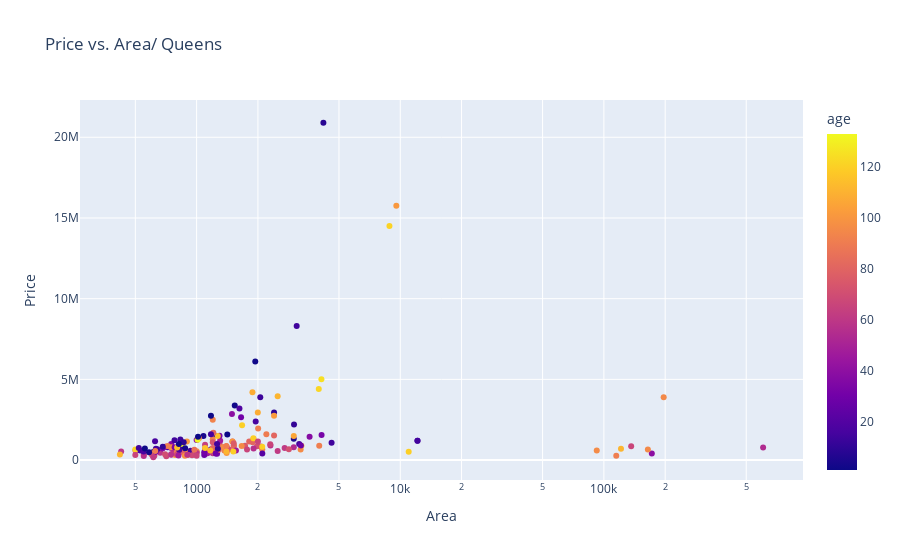
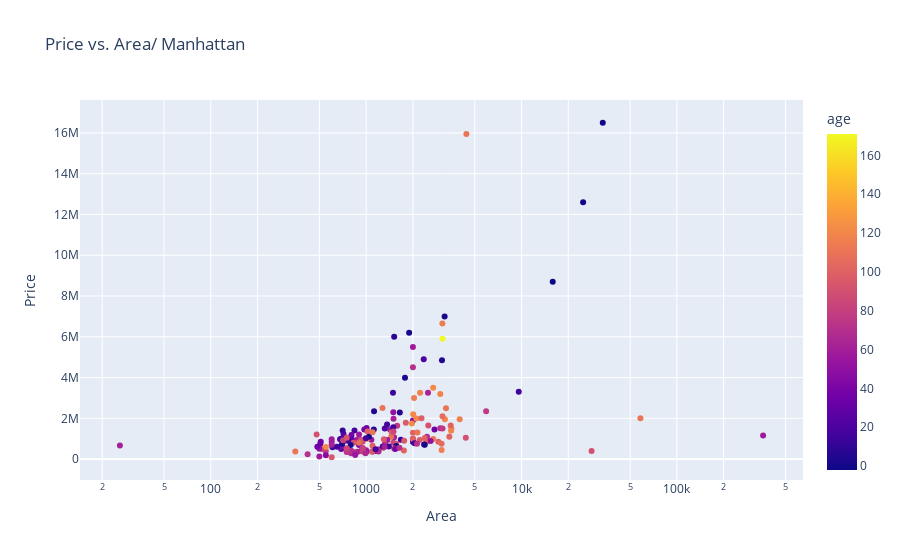

The cell these charts' notebook holds for them, in order:
### Markdown cell above
"Queens" and "Manhattan" are selected for more investigation. They have the highest COV for price and price per area respectively.

### Code cell
fig=px.scatter(df.loc[df['borough']=='Queens'],x='area',y='price',color='age',log_x=True,title='Price vs. Area/ Queens',
              labels={'area':'Area','price':'Price'})
fig.show()
fig=px.scatter(df.loc[df['borough']=='Manhattan'],x='area',y='price',color='age',log_x=True,title='Price vs. Area/ Manhattan',
              labels={'area':'Area','price':'Price'})
fig.show()

### Figure 1 — Plotly figure (JSON) as saved in the notebook; plotly's stock layout.template omitted (floating-point values rounded to 4 significant figures; data arrays with more than 128 entries replaced by an {"elided": "..."} marker saying what was removed)
{"data": [{"hovertemplate": "Area=%{x}<br>Price=%{y}<br>age=%{marker.color}<extra></extra>", "legendgroup": "", "marker": {"color": {"elided": "188 int values"}, "coloraxis": "coloraxis", "symbol": "circle"}, "mode": "markers", "name": "", "orientation": "v", "showlegend": false, "type": "scatter", "x": {"elided": "188 int values"}, "xaxis": "x", "y": {"elided": "188 int values"}, "yaxis": "y"}], "layout": {"coloraxis": {"colorbar": {"title": {"text": "age"}}, "colorscale": [[0, "#0d0887"], [0.1111, "#46039f"], [0.2222, "#7201a8"], [0.3333, "#9c179e"], [0.4444, "#bd3786"], [0.5556, "#d8576b"], [0.6667, "#ed7953"], [0.7778, "#fb9f3a"], [0.8889, "#fdca26"], [1, "#f0f921"]]}, "legend": {"tracegroupgap": 0}, "title": {"text": "Price vs. Area/ Queens"}, "xaxis": {"anchor": "y", "domain": [0, 1], "title": {"text": "Area"}, "type": "log"}, "yaxis": {"anchor": "x", "domain": [0, 1], "title": {"text": "Price"}}}}

### Figure 2 — Plotly figure (JSON) as saved in the notebook; plotly's stock layout.template omitted (floating-point values rounded to 4 significant figures; data arrays with more than 128 entries replaced by an {"elided": "..."} marker saying what was removed)
{"data": [{"hovertemplate": "Area=%{x}<br>Price=%{y}<br>age=%{marker.color}<extra></extra>", "legendgroup": "", "marker": {"color": {"elided": "174 int values"}, "coloraxis": "coloraxis", "symbol": "circle"}, "mode": "markers", "name": "", "orientation": "v", "showlegend": false, "type": "scatter", "x": {"elided": "174 int values"}, "xaxis": "x", "y": {"elided": "174 int values"}, "yaxis": "y"}], "layout": {"coloraxis": {"colorbar": {"title": {"text": "age"}}, "colorscale": [[0, "#0d0887"], [0.1111, "#46039f"], [0.2222, "#7201a8"], [0.3333, "#9c179e"], [0.4444, "#bd3786"], [0.5556, "#d8576b"], [0.6667, "#ed7953"], [0.7778, "#fb9f3a"], [0.8889, "#fdca26"], [1, "#f0f921"]]}, "legend": {"tracegroupgap": 0}, "title": {"text": "Price vs. Area/ Manhattan"}, "xaxis": {"anchor": "y", "domain": [0, 1], "title": {"text": "Area"}, "type": "log"}, "yaxis": {"anchor": "x", "domain": [0, 1], "title": {"text": "Price"}}}}
